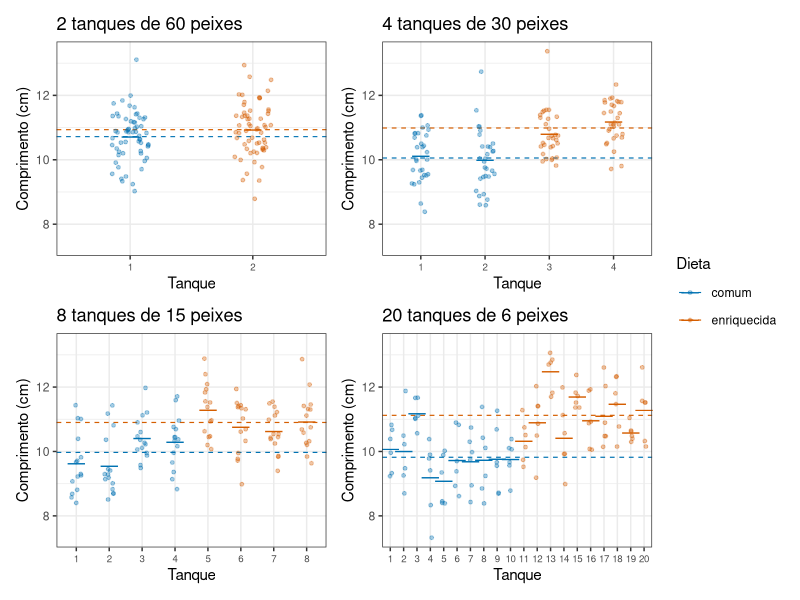
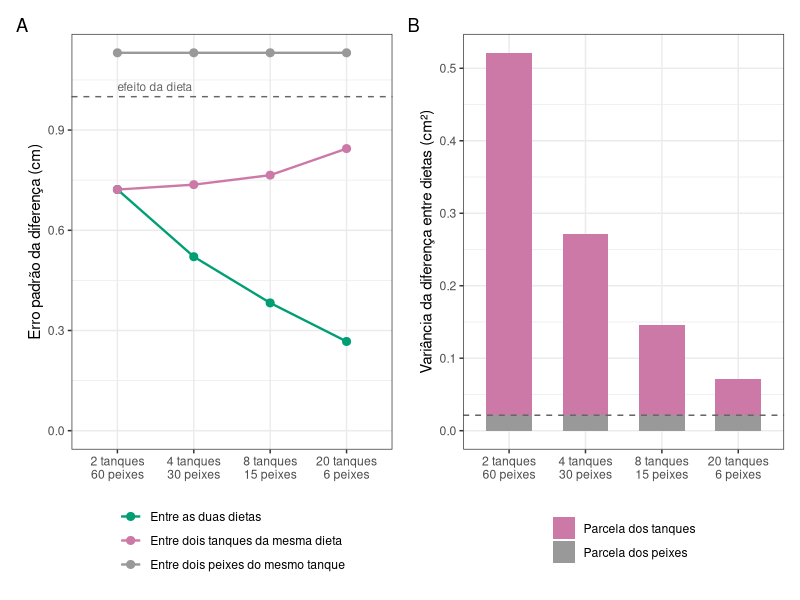
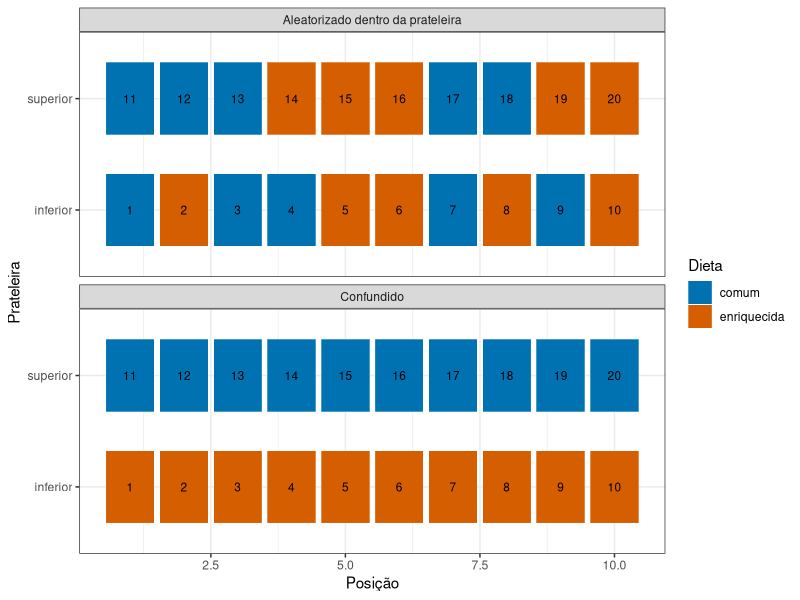

These charts were generated, in order, by the following R code:
## ---- chunk 1
#| include: false
library(tidyverse)
theme_set(theme_bw(base_size = 12))
## ---- chunk 2
#| code-fold: true
#| code-summary: "Ver a simulação dos quatro desenhos"
#| label: fig-quatro-desenhos
#| fig-cap: "Um experimento simulado para cada maneira de distribuir os mesmos 120 peixes. Cada ponto é um peixe, cada traço curto é a média de um tanque e as linhas tracejadas são as médias das duas dietas. A dieta enriquecida realmente acrescenta 1,0 cm em todos os painéis."
#| fig-alt: "Quatro gráficos de pontos em painel 2x2, um por desenho. Em 2 tanques de 60 peixes há duas nuvens densas, cada uma com uma única média de tanque. Conforme o número de tanques aumenta, as nuvens ficam menores e mais numerosas, e as médias de tanque se espalham em torno das linhas tracejadas de cada dieta."
#| fig-height: 6.2
set.seed(174)

orcamento <- 120
comprimento_base <- 10
efeito_dieta <- 1.0
sigma_tanque <- 0.5
sigma_peixe <- 0.8

simular_desenho <- function(n_tanques) {
  peixes_por_tanque <- orcamento / n_tanques
  dieta <- rep(c("comum", "enriquecida"), each = n_tanques / 2)

  media_tanque <- rnorm(
    n_tanques,
    mean = comprimento_base + efeito_dieta * (dieta == "enriquecida"),
    sd = sigma_tanque
  )

  tibble(
    desenho = paste0(n_tanques, " tanques de ", peixes_por_tanque, " peixes"),
    tanque = factor(rep(seq_len(n_tanques), each = peixes_por_tanque)),
    dieta = rep(dieta, each = peixes_por_tanque),
    comprimento = rnorm(orcamento,
                        mean = rep(media_tanque, each = peixes_por_tanque),
                        sd = sigma_peixe)
  )
}

desenhos <- c(2, 4, 8, 20)
experimentos <- lapply(desenhos, simular_desenho)
limites_y <- range(bind_rows(experimentos)$comprimento)

painel_desenho <- function(dados) {
  media_tanque <- dados |>
    group_by(tanque, dieta) |>
    summarise(media = mean(comprimento), .groups = "drop")

  media_dieta <- dados |>
    group_by(dieta) |>
    summarise(media = mean(comprimento), .groups = "drop")

  ggplot(dados, aes(x = tanque, y = comprimento, colour = dieta)) +
    geom_hline(data = media_dieta, aes(yintercept = media, colour = dieta),
               linetype = "dashed", linewidth = 0.4) +
    geom_jitter(width = 0.15, alpha = 0.35, size = 1) +
    geom_point(data = media_tanque, aes(y = media), shape = 95, size = 7) +
    coord_cartesian(ylim = limites_y) +
    scale_x_discrete(guide = guide_axis(check.overlap = TRUE)) +
    scale_colour_manual(values = c(comum = "#0072B2", enriquecida = "#D55E00")) +
    labs(title = unique(dados$desenho), x = "Tanque", y = "Comprimento (cm)",
         colour = "Dieta") +
    theme_bw(base_size = 11) +
    theme(axis.text.x = element_text(size = 7))
}

patchwork::wrap_plots(lapply(experimentos, painel_desenho),
                      ncol = 2, guides = "collect")
## ---- chunk 3
#| echo: false
observado <- sapply(experimentos, function(dados) {
  medias <- tapply(dados$comprimento, dados$dieta, mean)
  unname(medias["enriquecida"] - medias["comum"])
})

formatar <- function(x) formatC(x, format = "f", digits = 2, decimal.mark = ",")
dif_2 <- formatar(observado[1])
dif_4 <- formatar(observado[2])
dif_8 <- formatar(observado[3])
dif_20 <- formatar(observado[4])
## ---- chunk 4
#| code-fold: true
#| code-summary: "Ver o cálculo dos três erros padrão"
#| label: fig-erros-padrao
#| fig-cap: "Precisão dos quatro desenhos, calculada a partir das magnitudes fixadas. Em A, o erro padrão de três comparações possíveis, com a linha tracejada no efeito de 1,0 cm que se quer detectar. Em B, a variância da diferença entre dietas separada na parcela que vem dos tanques e na parcela que vem dos peixes."
#| fig-alt: "Dois painéis. No painel A, a curva entre dois peixes é horizontal e a mais alta, a curva entre dois tanques sobe levemente e a curva entre as duas dietas parte do mesmo ponto da curva entre tanques e cai até menos de um terço da linha do efeito. No painel B, barras empilhadas encolhem da esquerda para a direita, com uma fatia inferior de mesma altura em todas."
#| fig-height: 4.4
erros <- tibble(n_tanques = desenhos) |>
  mutate(
    peixes_por_tanque = orcamento / n_tanques,
    desenho = fct_inorder(paste0(n_tanques, " tanques\n", peixes_por_tanque, " peixes")),
    entre_dietas = 2 * sqrt(sigma_tanque^2 / n_tanques + sigma_peixe^2 / orcamento),
    entre_tanques = sqrt(2 * (sigma_tanque^2 + sigma_peixe^2 / peixes_por_tanque)),
    entre_peixes = sqrt(2) * sigma_peixe
  )

comparacoes <- c(
  entre_dietas = "Entre as duas dietas",
  entre_tanques = "Entre dois tanques da mesma dieta",
  entre_peixes = "Entre dois peixes do mesmo tanque"
)

p_erros <- erros |>
  pivot_longer(all_of(names(comparacoes)),
               names_to = "comparacao", values_to = "erro_padrao") |>
  mutate(comparacao = factor(comparacao, levels = names(comparacoes),
                             labels = comparacoes)) |>
  ggplot(aes(x = desenho, y = erro_padrao, colour = comparacao, group = comparacao)) +
  geom_hline(yintercept = efeito_dieta, linetype = "dashed", colour = "grey40") +
  geom_line(linewidth = 0.8) +
  geom_point(size = 2.4) +
  annotate("text", x = 1, y = efeito_dieta, label = "efeito da dieta",
           hjust = 0, vjust = -0.6, size = 3, colour = "grey40") +
  scale_colour_manual(values = c("Entre as duas dietas" = "#009E73",
                                 "Entre dois tanques da mesma dieta" = "#CC79A7",
                                 "Entre dois peixes do mesmo tanque" = "#999999")) +
  expand_limits(y = 0) +
  labs(x = NULL, y = "Erro padrão da diferença (cm)", colour = NULL) +
  theme_bw(base_size = 11) +
  theme(legend.position = "bottom", legend.direction = "vertical")

p_parcelas <- erros |>
  transmute(
    desenho,
    `Parcela dos tanques` = 4 * sigma_tanque^2 / n_tanques,
    `Parcela dos peixes` = 4 * sigma_peixe^2 / orcamento
  ) |>
  pivot_longer(-desenho, names_to = "parcela", values_to = "variancia") |>
  mutate(parcela = fct_inorder(parcela)) |>
  ggplot(aes(x = desenho, y = variancia, fill = parcela)) +
  geom_col(width = 0.6) +
  geom_hline(yintercept = 4 * sigma_peixe^2 / orcamento,
             linetype = "dashed", colour = "grey40") +
  scale_fill_manual(values = c(`Parcela dos tanques` = "#CC79A7",
                               `Parcela dos peixes` = "#999999")) +
  labs(x = NULL, y = "Variância da diferença entre dietas (cm²)", fill = NULL) +
  theme_bw(base_size = 11) +
  theme(legend.position = "bottom", legend.direction = "vertical")

patchwork::wrap_plots(p_erros, p_parcelas, ncol = 2) +
  patchwork::plot_annotation(tag_levels = "A")
## ---- chunk 5
#| echo: false
ep_2 <- formatar(erros$entre_dietas[1])
ep_20 <- formatar(erros$entre_dietas[4])
ep_peixes <- formatar(erros$entre_peixes[1])
ept_2 <- formatar(erros$entre_tanques[1])
ept_20 <- formatar(erros$entre_tanques[4])

formatar3 <- function(x) formatC(x, format = "f", digits = 3, decimal.mark = ",")
parcela_peixes <- formatar3(4 * sigma_peixe^2 / orcamento)
sub_6 <- formatar3(sigma_peixe^2 / 6)
sub_60 <- formatar3(sigma_peixe^2 / 60)
var_tanque <- formatar(sigma_tanque^2)
## ---- chunk 6
#| code-fold: true
#| code-summary: "Ver uma alocação balanceada em R"
tanques <- tibble(tanque = 1:20)

alocacao <- tanques |>
  mutate(dieta = sample(rep(c("comum", "enriquecida"), each = 10)))

alocacao
## ---- chunk 7
#| echo: false
#| label: fig-confundimento
#| fig-cap: "Dois desenhos com vinte tanques. No primeiro, dieta e prateleira coincidem; no segundo, cada prateleira contém as duas dietas."
#| fig-alt: "Dois painéis de tanques organizados em prateleiras. No painel confundido cada prateleira possui uma única cor; no balanceado as duas cores aparecem em cada prateleira."
#| fig-height: 4.2
grade_tanques <- crossing(prateleira = c("superior", "inferior"), posicao = 1:10) |>
  mutate(tanque = row_number())

confundido <- grade_tanques |>
  mutate(dieta = if_else(prateleira == "superior", "comum", "enriquecida"),
         desenho = "Confundido")

set.seed(45)
balanceado <- grade_tanques |>
  group_by(prateleira) |>
  mutate(dieta = sample(rep(c("comum", "enriquecida"), each = 5))) |>
  ungroup() |>
  mutate(desenho = "Aleatorizado dentro da prateleira")

bind_rows(confundido, balanceado) |>
  ggplot(aes(x = posicao, y = prateleira, fill = dieta)) +
  geom_tile(colour = "white", width = 0.9, height = 0.65) +
  geom_text(aes(label = tanque), size = 3) +
  facet_wrap(~ desenho, ncol = 1) +
  scale_fill_manual(values = c(comum = "#0072B2", enriquecida = "#D55E00")) +
  labs(x = "Posição", y = "Prateleira", fill = "Dieta") +
  theme_bw(base_size = 11)
## ---- chunk 8
#| code-fold: true
#| code-summary: "Ver a aleatorização restrita por blocos"
unidades <- crossing(
  prateleira = paste("prateleira", 1:4),
  posicao = 1:6
)

plano <- unidades |>
  group_by(prateleira) |>
  mutate(tratamento = sample(rep(c("controle", "dieta nova"), each = 3))) |>
  ungroup()

count(plano, prateleira, tratamento)
